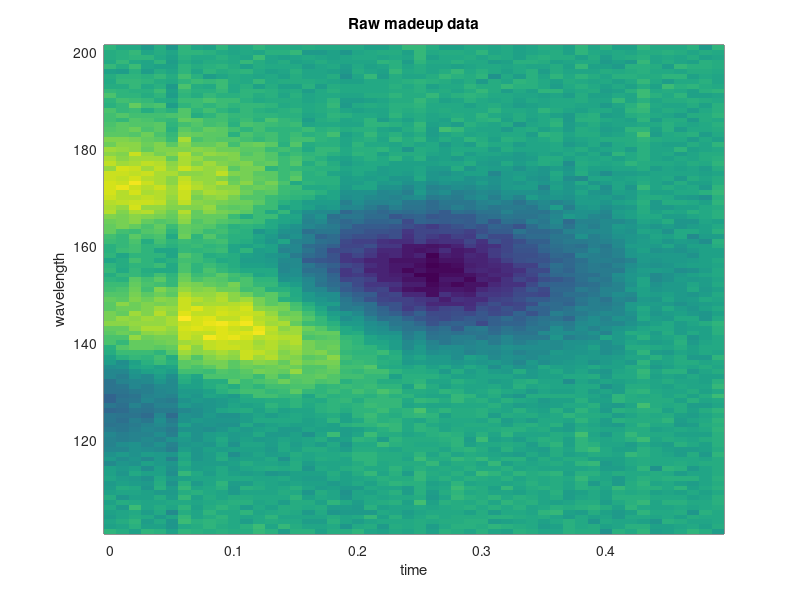

MATLAB code to generate this figure: (Note: this script raises an error after producing the figure.)
% This is a simple demo of global target analysis of transient absorption
% data.
%
% Plese see the README.md in the main repositiory for more informaiton on
% global target analysis.
% https://github.com/MarcinKonowalczyk/Global-Target-Analysis-Matlab
%
% Written by Dr. Marcin Konowalczyk
% Timmel Group @ Oxford University

close all; clear; clc;

%% Make up some data
P = peaks(101); P = flipud(P(1:50,:))'; % Inbuilt peaks funciton
temporal_noise = 0.2*ones(size(P,1),1)*randn(1,size(P,2));
spectral_noise = 0.3*randn(size(P));
D = P + temporal_noise + spectral_noise; % Wavelength by time

wl = (1:size(P,1)) + 100; % Some wavelength axixs
t = (0:(size(P,2)-1))*0.01; % Some time axis

% Plot
figure(1); clf; hold on;
imagesc(t,wl,D);
xlabel('time');
ylabel('wavelength');
grid on; box on;
axis tight;
title('Raw madeup data');

%% Start with the kinetic model and get the spectra
% Use A->B->C->void model with three parameters: kAB, kBC and kCvoid

K = @(p) [-p(1) 0 0;p(1) -p(2) 0;0 p(2) -p(3)];
p0 = [1 20 5]; % Inital parameters (rate constants) guess
c0 = [1 0 0]; % Inital concnetrations
odefun = @(t,c) K(p0)*c;
[~,c] = ode113(odefun,t,c0);

% Plot
figure(1); clf; hold on;
plot(t,c);
xlabel('time'); ylabel('species fraction');
title('Initial guess of the A->B->C->void model')
legend('A','B','C');
grid on; box on;

show_fitting = false;
optimfun = @(p) global_optimfun_1(p,wl,t,D,show_fitting);
options = optimset('Display','Iter');
pf = fminsearch(optimfun,p0,options);
[~,T,S] = global_optimfun_1(pf,wl,t,D,true);
Dfit = (T*S)';

fprintf('Fitted rate constants:\n')
fprintf('kAB = %.3f\n',pf(1))
fprintf('kBC = %.3f\n',pf(2))
fprintf('kCvoid = %.3f\n',pf(3))

figure(3); clf;
s(1) = subplot(1,3,1);
imagesc(t,wl,D);
xlabel('time'); ylabel('wavelength');
grid on; box on; axis tight square;
title('Data');

s(2) = subplot(1,3,2);
imagesc(t,wl,Dfit);
xlabel('time'); ylabel('wavelength');
grid on; box on; axis tight square;
title('Fit');

subplot(1,3,3);
imagesc(t,wl,D-Dfit);
xlabel('time'); ylabel('wavelength');
grid on; box on; axis tight square;
title('Residuals');

s(2).ZLim = s(1).ZLim;

%% Start with the spectral model and get the kinetics

% Gaussial lineshape (c - center, w - width, h - height)
g = @(x,c,w,h) exp( -2.*log(2).*((x-c)./w).^2 ) .* h;
m = @(p) g(wl,p(1),p(2),p(3)) + g(wl,p(4),p(5),p(6)); % Model function
% Parameters defining the base spectral model
P = [124 12 -10 170 10  10 ; % Species 1 - two features
     144 14  65 163 20  30 ; % Species 2 - two features
       0  0   0 155 14 -35]; % Species 3 - only one -ve feature

S = [];
for j = 1:size(P,1)
    S(j,:) = m(P(j,:));
end

% Plot
figure(1); clf; hold on;
plot(wl,S)
xlim([min(wl) max(wl)]);
grid on; box on;
xlabel('wavelength'); ylabel('absorbance');
legend('A','B','C');
title('Initial guess of the Species-associated spectra');
drawnow;

show_fitting = false;
optimfun = @(p) global_optimfun_2(p,wl,t,D,P,show_fitting);
p0 = [0 0 0 0 0 0]; % Inital guess of parameters (no shifts)
options = optimset('Display','Iter');
pf = fminsearch(optimfun,p0,options);
[~,T,S] = global_optimfun_2(pf,wl,t,D,P,true);
Dfit = S'*T;

fprintf('Fitted parameters of model spectra:\n')
fprintf('A1 center = %.3f\n',P(1,1)+pf(1))
fprintf('A1 width = %.3f\n',P(1,2)+pf(2))
fprintf('A1 height* = %.3f\n',P(1,3))
fprintf('---\n');
fprintf('A2 center = %.3f\n',P(1,4)+pf(3))
fprintf('A2 width = %.3f\n',P(1,5)+pf(4))
fprintf('A2 height* = %.3f\n',P(1,6))
fprintf('---\n');
fprintf('C center = %.3f\n',P(3,4)+pf(5))
fprintf('C width = %.3f\n',P(3,5)+pf(6))
fprintf('C height* = %.3f\n',P(3,6))
fprintf('---\n');
fprintf('* - not fitted\n');

figure(3); clf;
s(1) = subplot(1,3,1);
imagesc(t,wl,D);
xlabel('time'); ylabel('wavelength');
grid on; box on; axis tight square;
title('Data');

s(2) = subplot(1,3,2);
imagesc(t,wl,Dfit);
xlabel('time'); ylabel('wavelength');
grid on; box on; axis tight square;
title('Fit');

subplot(1,3,3);
imagesc(t,wl,D-Dfit);
xlabel('time'); ylabel('wavelength');
grid on; box on; axis tight square;
title('Residuals');

s(2).ZLim = s(1).ZLim;
